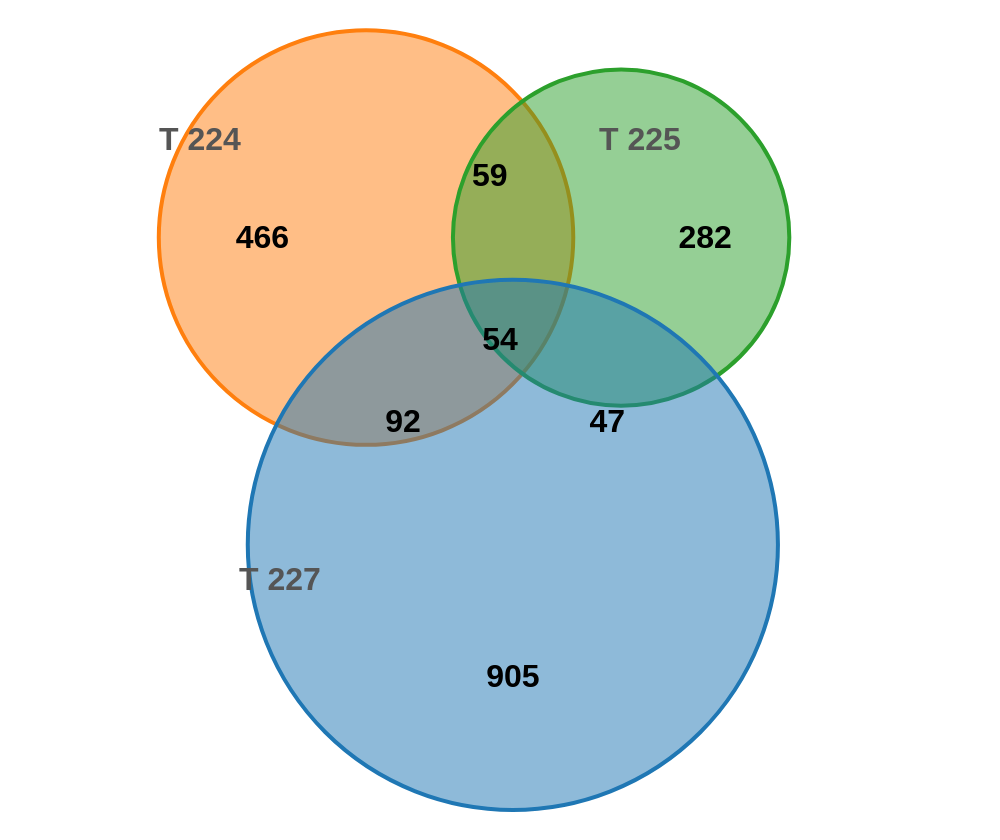

Source (Vega-Lite JSON):
### Vega specification from a JSON file in a GitHub repository (floating-point values rounded to 4 significant figures)
{"$schema": "https://vega.github.io/schema/vega/v5.json", "description": "A three-circle Venn diagram template showing the count of elements in each region.", "width": 500, "height": 420, "autosize": "none", "data": [{"name": "sets", "values": [{"set": "T 224 (671)", "x": 183.0, "y": 118.8, "radius": 103.6, "color": "rgb(255, 127, 14)"}, {"set": "T 225 (442)", "x": 310.6, "y": 118.8, "radius": 84.1, "color": "rgb(44, 160, 44)"}, {"set": "T 227 (1098)", "x": 256.4, "y": 272.4, "radius": 132.5, "color": "rgb(31, 119, 180)"}]}, {"name": "labels", "values": [{"label": "466", "x": 131.2, "y": 118.8}, {"label": "282", "x": 352.6, "y": 118.8}, {"label": "905", "x": 256.4, "y": 338.7}, {"label": "59", "x": 244.9, "y": 88.08}, {"label": "92", "x": 201.6, "y": 211.0}, {"label": "47", "x": 303.6, "y": 211.0}, {"label": "54", "x": 250.0, "y": 170.0}]}, {"name": "set_labels", "values": [{"label": "T 224", "x": 100, "y": 70}, {"label": "T 225", "x": 320, "y": 70}, {"label": "T 227", "x": 140, "y": 290}]}], "marks": [{"type": "symbol", "from": {"data": "sets"}, "encode": {"enter": {"shape": {"value": "circle"}, "x": {"field": "x"}, "y": {"field": "y"}, "size": {"signal": "pow(2 * datum.radius, 2)"}, "fill": {"field": "color"}, "fillOpacity": {"value": 0.5}, "stroke": {"field": "color"}, "strokeWidth": {"value": 2}}}}, {"type": "text", "from": {"data": "labels"}, "encode": {"enter": {"x": {"field": "x"}, "y": {"field": "y"}, "text": {"field": "label"}, "align": {"value": "center"}, "baseline": {"value": "middle"}, "fontSize": {"value": 16}, "fontWeight": {"value": "bold"}, "fill": {"value": "black"}}}}, {"type": "text", "from": {"data": "set_labels"}, "encode": {"enter": {"x": {"field": "x"}, "y": {"field": "y"}, "text": {"field": "label"}, "align": {"value": "center"}, "baseline": {"value": "middle"}, "fontSize": {"value": 16}, "fontWeight": {"value": "bold"}, "fill": {"value": "#555"}}}}]}
